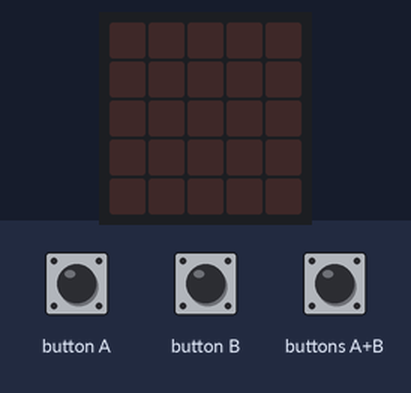
A program run on a simulated BBC micro:bit (MakeCode). Parts: the board's 5×5 LED display. Inputs (shaded band) come from the test bench.

Above: at 1.2 s.
1.3 s: buttons A+B pressed for 1 s
At 3.0 s:
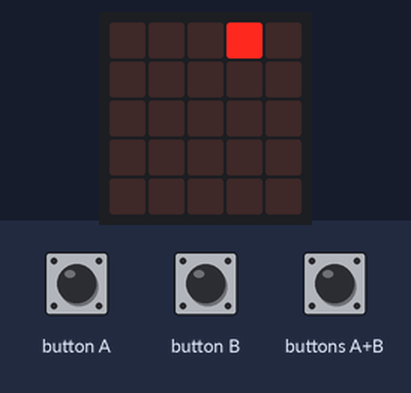
3.8 s: buttons A+B pressed for 3.2 s
At 7.9 s:
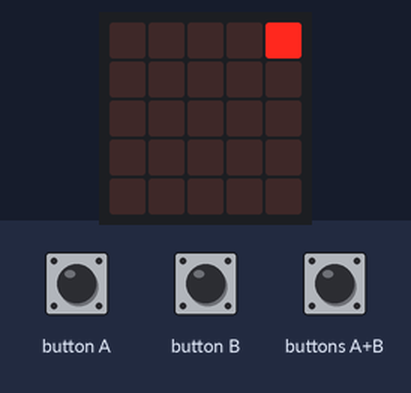
8.5 s: buttons A+B pressed for 0.15 s
At 9.9 s:
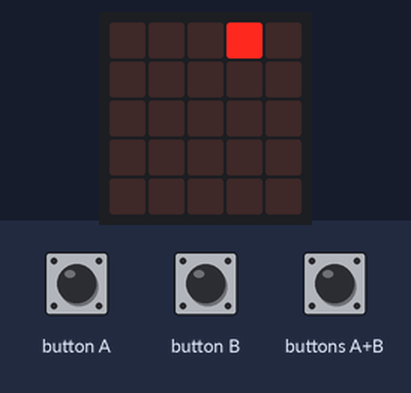
Timing chart, 0 to 11.5 s (numbered marks = the images above; inputs shaded):
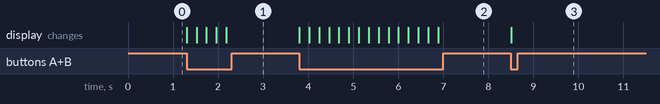

The program:

main.ts
```typescript
let x = 0
let choice = 0
input.onButtonPressed(Button.A, function () {

})
input.onButtonPressed(Button.B, function () {

})
basic.forever(function () {
    if (input.buttonIsPressed(Button.AB)) {
        let y = 0
        if (x >= 4) {
            choice = 0
        }
        if (x <= 0) {
            choice = 1
        }
        if (choice == 0) {
            x += -1
            basic.clearScreen()
            led.plot(x, y)
            basic.pause(200)
        }
        if (choice == 1) {
            x += 1
            basic.clearScreen()
            led.plot(x, y)
            basic.pause(200)
        }
    }
})
basic.forever(function () {

})
basic.forever(function () {

})
```

test.ts
```typescript
// 在這裡測試；當此封包作為擴充功能時，將不會編譯此內容。
```

Measured:
- after the input at 1.3 s, the display: first changes at once (image 1 shows a later state)
- after the input at 3.8 s, the display: first changes at once (image 2 shows a later state)
- after the input at 8.5 s, the display: changes at once (image 3)
